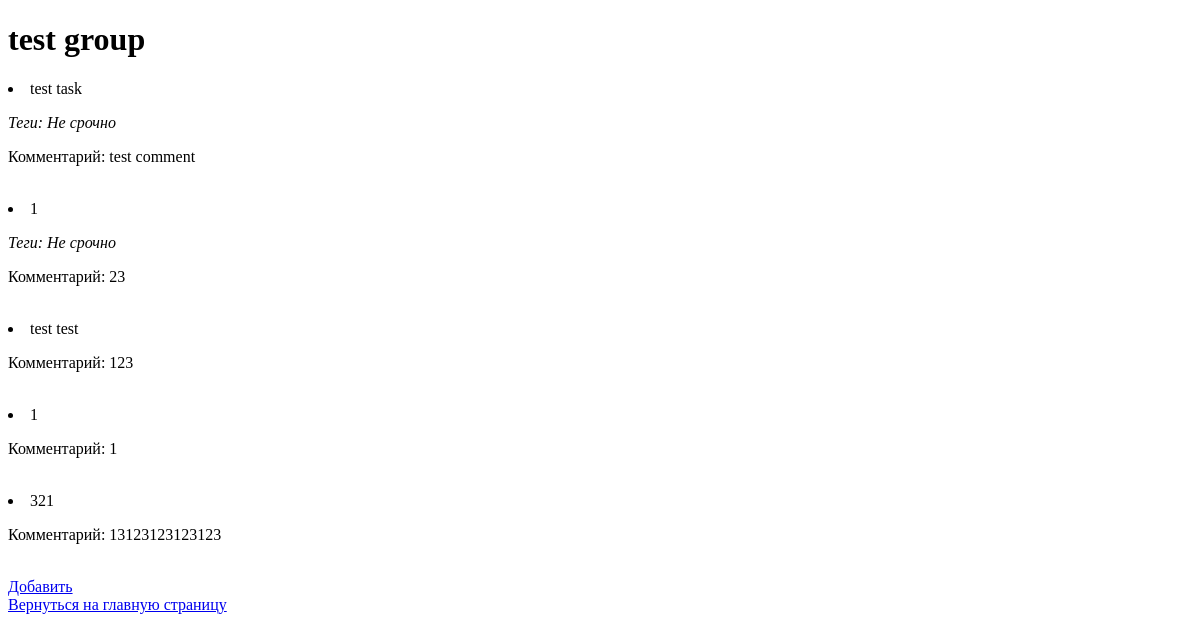
Before: /detail/4/ with the older database file.
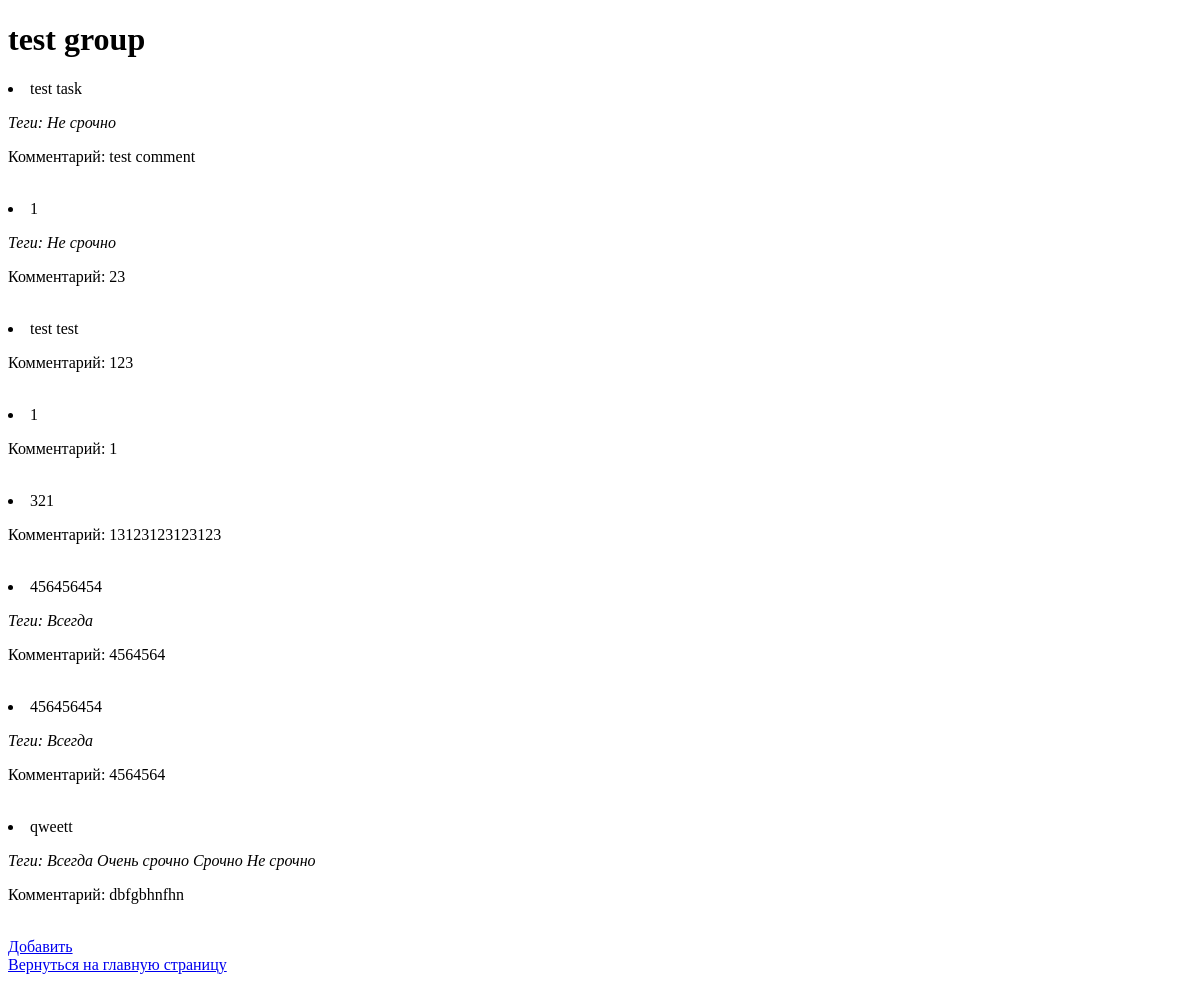
After: the same page with the newer database file.
### todo/models.py (models this page shows, shortened)
class Task(models.Model):
    name = models.CharField(max_length=30)
    group = models.ForeignKey('todo.TaskGroup', on_delete=models.CASCADE)
    comment = models.TextField(blank=True)
    created = models.DateTimeField(auto_now_add=True)
    modified = models.DateTimeField(auto_now=True)
    tags = models.ManyToManyField('todo.Tag', blank=True)
    active = models.BooleanField(default=False)

class Tag(models.Model):
    name = models.CharField(max_length=20)
    def __str__(self):
        return self.name

### todo/views.py (the view)
# urls.py: path('detail/<int:pk>/', views.TaskGroupItem.as_view(), name='detail'),
class TaskGroupItem(DetailView):
    queryset = TaskGroup.objects.prefetch_related('task_set__tags')
    template_name = 'detail.html'

### templates/detail.html (shortened to what this page needs)
<!DOCTYPE html>
<html lang="en">
    <head>
    </head>
    <body>
        <div>
            <h1>{{ object.name }}</h1>
            {% for task in object.task_set.all %}
                <li>{{ task.name }}</li>
                {% if task.tags.all %}
                    <p><em>Теги: {% for tag in task.tags.all %}{{ tag }} {% endfor %}</em></p>
                {% endif %}
                {% if task.comment %}
                    <p>Комментарий: {{ task.comment }}</p>
                {% endif %}
                <br>
            {% endfor %}
            <a href="{% url 'add-task' object.id %}">Добавить</a><br>
            <a href="{% url 'index' %}">Вернуться на главную страницу</a>
        </div>
    </body>
</html>

Changed rows visible on the page:
added Task: name "456456454", comment "4564564"
now on this page (row unchanged): Tag: name "Всегда"
added Task: name "456456454", comment "4564564"
added Task: name "qweett", comment "dbfgbhnfhn", Tag (name "Не срочно")
now on this page (row unchanged): Tag: name "Очень срочно", shown under "qweett"
now on this page (row unchanged): Tag: name "Срочно", shown under "qweett"
